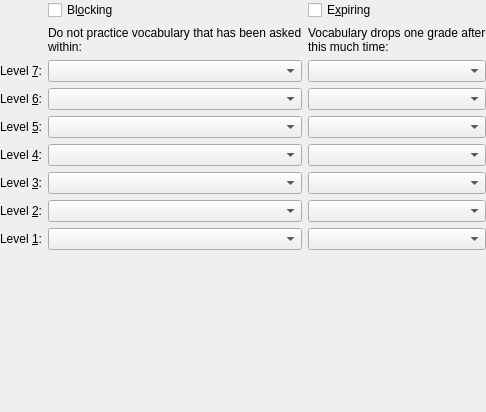
<ui version="4.0" >
 <class>BlockOptionsBase</class>
 <widget class="QWidget" name="BlockOptionsBase" >
  <property name="geometry" >
   <rect>
    <x>0</x>
    <y>0</y>
    <width>486</width>
    <height>412</height>
   </rect>
  </property>
  <layout class="QGridLayout" >
   <property name="leftMargin" >
    <number>0</number>
   </property>
   <property name="topMargin" >
    <number>0</number>
   </property>
   <property name="rightMargin" >
    <number>0</number>
   </property>
   <property name="bottomMargin" >
    <number>0</number>
   </property>
   <property name="horizontalSpacing" >
    <number>6</number>
   </property>
   <property name="verticalSpacing" >
    <number>6</number>
   </property>
   <item row="7" column="2" >
    <widget class="QComboBox" name="expire2" />
   </item>
   <item row="2" column="2" >
    <widget class="QComboBox" name="expire7" />
   </item>
   <item row="7" column="0" >
    <widget class="QLabel" name="l_lev2" >
     <property name="text" >
      <string>Level &amp;2:</string>
     </property>
     <property name="buddy" >
      <cstring>block2</cstring>
     </property>
    </widget>
   </item>
   <item row="8" column="2" >
    <widget class="QComboBox" name="expire1" />
   </item>
   <item row="4" column="0" >
    <widget class="QLabel" name="l_lev5" >
     <property name="text" >
      <string>Level &amp;5:</string>
     </property>
     <property name="buddy" >
      <cstring>block5</cstring>
     </property>
    </widget>
   </item>
   <item row="3" column="0" >
    <widget class="QLabel" name="l_lev6" >
     <property name="text" >
      <string>Level &amp;6:</string>
     </property>
     <property name="buddy" >
      <cstring>block6</cstring>
     </property>
    </widget>
   </item>
   <item row="0" column="2" >
    <widget class="QCheckBox" name="kcfg_Expire" >
     <property name="sizePolicy" >
      <sizepolicy vsizetype="Fixed" hsizetype="MinimumExpanding" >
       <horstretch>0</horstretch>
       <verstretch>0</verstretch>
      </sizepolicy>
     </property>
     <property name="text" >
      <string>E&amp;xpiring</string>
     </property>
    </widget>
   </item>
   <item row="5" column="1" >
    <widget class="QComboBox" name="block4" />
   </item>
   <item row="0" column="1" >
    <widget class="QCheckBox" name="kcfg_Block" >
     <property name="sizePolicy" >
      <sizepolicy vsizetype="Fixed" hsizetype="MinimumExpanding" >
       <horstretch>0</horstretch>
       <verstretch>0</verstretch>
      </sizepolicy>
     </property>
     <property name="text" >
      <string>Bl&amp;ocking</string>
     </property>
    </widget>
   </item>
   <item row="8" column="1" >
    <widget class="QComboBox" name="block1" />
   </item>
   <item row="2" column="1" >
    <widget class="QComboBox" name="block7" >
     <property name="sizePolicy" >
      <sizepolicy vsizetype="Fixed" hsizetype="MinimumExpanding" >
       <horstretch>0</horstretch>
       <verstretch>0</verstretch>
      </sizepolicy>
     </property>
    </widget>
   </item>
   <item row="3" column="2" >
    <widget class="QComboBox" name="expire6" />
   </item>
   <item row="5" column="0" >
    <widget class="QLabel" name="l_lev4" >
     <property name="text" >
      <string>Level &amp;4:</string>
     </property>
     <property name="buddy" >
      <cstring>block4</cstring>
     </property>
    </widget>
   </item>
   <item row="2" column="0" >
    <widget class="QLabel" name="l_lev7" >
     <property name="text" >
      <string>Level &amp;7:</string>
     </property>
     <property name="buddy" >
      <cstring>block7</cstring>
     </property>
    </widget>
   </item>
   <item row="4" column="2" >
    <widget class="QComboBox" name="expire5" />
   </item>
   <item row="6" column="1" >
    <widget class="QComboBox" name="block3" />
   </item>
   <item row="7" column="1" >
    <widget class="QComboBox" name="block2" />
   </item>
   <item row="5" column="2" >
    <widget class="QComboBox" name="expire4" />
   </item>
   <item row="8" column="0" >
    <widget class="QLabel" name="l_lev1" >
     <property name="text" >
      <string>Level &amp;1:</string>
     </property>
     <property name="buddy" >
      <cstring>block1</cstring>
     </property>
    </widget>
   </item>
   <item row="0" column="0" >
    <spacer>
     <property name="orientation" >
      <enum>Qt::Horizontal</enum>
     </property>
     <property name="sizeType" >
      <enum>QSizePolicy::Minimum</enum>
     </property>
     <property name="sizeHint" >
      <size>
       <width>41</width>
       <height>20</height>
      </size>
     </property>
    </spacer>
   </item>
   <item row="6" column="2" >
    <widget class="QComboBox" name="expire3" />
   </item>
   <item row="4" column="1" >
    <widget class="QComboBox" name="block5" />
   </item>
   <item row="3" column="1" >
    <widget class="QComboBox" name="block6" >
     <property name="sizePolicy" >
      <sizepolicy vsizetype="Fixed" hsizetype="MinimumExpanding" >
       <horstretch>0</horstretch>
       <verstretch>0</verstretch>
      </sizepolicy>
     </property>
    </widget>
   </item>
   <item row="6" column="0" >
    <widget class="QLabel" name="l_lev3" >
     <property name="text" >
      <string>Level &amp;3:</string>
     </property>
     <property name="buddy" >
      <cstring>block3</cstring>
     </property>
    </widget>
   </item>
   <item row="10" column="0" colspan="3" >
    <spacer>
     <property name="orientation" >
      <enum>Qt::Vertical</enum>
     </property>
     <property name="sizeType" >
      <enum>QSizePolicy::Expanding</enum>
     </property>
     <property name="sizeHint" >
      <size>
       <width>380</width>
       <height>30</height>
      </size>
     </property>
    </spacer>
   </item>
   <item row="1" column="1" >
    <widget class="QLabel" name="label" >
     <property name="text" >
      <string>Do not practice vocabulary that has been asked within:</string>
     </property>
     <property name="wordWrap" >
      <bool>true</bool>
     </property>
    </widget>
   </item>
   <item row="1" column="2" >
    <widget class="QLabel" name="label_2" >
     <property name="text" >
      <string>Vocabulary drops one grade after this much time:</string>
     </property>
     <property name="wordWrap" >
      <bool>true</bool>
     </property>
    </widget>
   </item>
  </layout>
 </widget>
 <layoutdefault spacing="6" margin="11" />
 <pixmapfunction>qPixmapFromMimeSource</pixmapfunction>
 <tabstops>
  <tabstop>kcfg_Block</tabstop>
  <tabstop>kcfg_Expire</tabstop>
  <tabstop>block7</tabstop>
  <tabstop>expire7</tabstop>
  <tabstop>block6</tabstop>
  <tabstop>expire6</tabstop>
  <tabstop>block5</tabstop>
  <tabstop>expire5</tabstop>
  <tabstop>block4</tabstop>
  <tabstop>expire4</tabstop>
  <tabstop>block3</tabstop>
  <tabstop>expire3</tabstop>
  <tabstop>block2</tabstop>
  <tabstop>expire2</tabstop>
  <tabstop>block1</tabstop>
  <tabstop>expire1</tabstop>
 </tabstops>
 <resources/>
 <connections/>
</ui>
